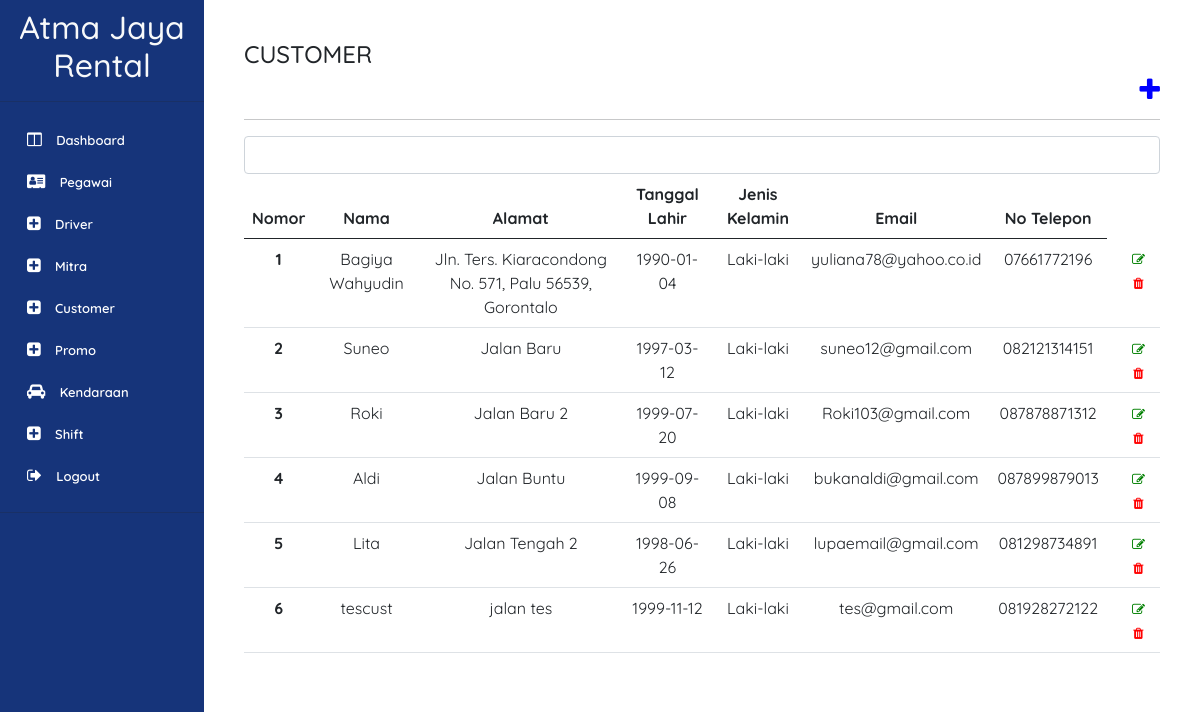
The page /page/customer.php (signed in) on the database its author committed.
### tables this page shows
CREATE TABLE `customer` (
  `ID_CUSTOMER` int(3) UNSIGNED ZEROFILL NOT NULL,
  `NAMA_CUSTOMER` varchar(100) DEFAULT NULL,
  `ALAMAT_CUSTOMER` varchar(100) DEFAULT NULL,
  `TANGGAL_LAHIR_CUSTOMER` date DEFAULT NULL,
  `JENIS_KELAMIN_CUSTOMER` varchar(100) DEFAULT NULL,
  `EMAIL_CUSTOMER` varchar(100) DEFAULT NULL,
  `PASSWORD_CUSTOMER` varchar(150) NOT NULL,
  `NO_TELP_CUSTOMER` char(15) DEFAULT NULL,
  `NOMOR_CUSTOMER` varchar(10) NOT NULL
);

### page/customer.php (the view, shortened to what this page needs)
<?php
 include '../component/sidebarAdmin.php'
?>
<!doctype html>
<html lang="en">
  <head>
    <link href="https://cdn.jsdelivr.net/npm/bootstrap@5.0.2/dist/css/bootstrap.min.css" rel="stylesheet">
    <link href="style.css" rel="stylesheet">
    <div class="container p-3 m-4 h-100" style="background-color: #FFFFFF" >
        <h4 >CUSTOMER</h4>
        <div class="d-grid gap-2">
            <a href="./tambahCustomerPage.php?id='.$data[0].'"><i style="color:blue" class="fa fa-plus fa-2x pull-right" ></i></a>
        </div>
        <hr>
            <table class="table">
                <thead>
                    <tr>
                        <th style="text-align:center"scope="col">Nomor</th>
                        <th style="text-align:center"scope="col">Nama</th>
                        <th style="text-align:center"scope="col">Alamat</th>
                        <th style="text-align:center"scope="col">Tanggal Lahir</th>
                        <th style="text-align:center"scope="col">Jenis Kelamin</th>
                        <th style="text-align:center"scope="col">Email</th>
                        <th style="text-align:center"scope="col">No Telepon</th>
                    </tr>
                </thead>
                <tbody>
                <form action="./customer.php" method="post">
                    <input type="search" class="form-control" id="nama_customer" name="nama_customer" aria-describedby="emailHelp">
                </form>
                <tbody>
                <?php
                if(isset($_POST['cari'])){
                    include('../db.php');
                    $nama_customer = $_POST['nama_customer'];
                    $query = mysqli_query($con, "SELECT * FROM customer WHERE nama_customer LIKE '%$nama_customer%'") or die(mysqli_error($con));
                }else{
                    $query = mysqli_query($con, "SELECT * FROM customer") or die(mysqli_error($con));
                }
                    if (mysqli_num_rows($query) == 0) {
                        echo '<tr> <td colspan="7"> Tidak ada data </td> </tr>';
                    }else{
                        $no = 1;
                    while($data = mysqli_fetch_array($query)){
                        echo'
    <tr style="text-align:center">
        <th scope="row">'.$no.'</th>
        <td >'.$data[1].'</td>
        <td>'.$data[2].'</td>
        <td>'.$data[3].'</td>
        <td>'.$data[4].'</td>
        <td>'.$data[5].'</td>
        <td>'.$data[7].'</td>
        <td>
            <a href="./editCustomerPage.php?id='.$data[0].'"><i style="color: green" class="fa fa-edit"></i></a>
            <a href="../process/hapusCustomerProcess.php?id='.$data[0].'"
                onClick="return confirm ( \'Ingin melakukan aksi ini?\')">
                <i style="color: red" class="fa fa-trash"></i>
            </a>
        </td>
    </tr>';
 $no++;
    }
    }
    ?>
 </tbody>
 </table>
 </div>
 </aside>
</body>
</html>

### style/style.css (style rules this page uses)
* { font-family: 'Quicksand', sans-serif; }

### component/sidebarAdmin.php (style rules this page uses)
* { font-family: "Quicksand", sans-serif; }
a { padding-left: 10px; font-size: 13px; text-decoration: none !important; color: #ffffff !important; }
i { color:white; }

### rows shown on the page
customer: NAMA_CUSTOMER "Bagiya Wahyudin", ALAMAT_CUSTOMER "Jln. Ters. Kiaracondong No. 571, Palu 56539, Gorontalo", TANGGAL_LAHIR_CUSTOMER "1990-01-04", JENIS_KELAMIN_CUSTOMER "Laki-laki", EMAIL_CUSTOMER "yuliana78@yahoo.co.id", NO_TELP_CUSTOMER "07661772196"
customer: NAMA_CUSTOMER "Suneo", ALAMAT_CUSTOMER "Jalan Baru", TANGGAL_LAHIR_CUSTOMER "1997-03-12", JENIS_KELAMIN_CUSTOMER "Laki-laki", EMAIL_CUSTOMER "suneo12@gmail.com", NO_TELP_CUSTOMER "082121314151"
customer: NAMA_CUSTOMER "Roki", ALAMAT_CUSTOMER "Jalan Baru 2", TANGGAL_LAHIR_CUSTOMER "1999-07-20", JENIS_KELAMIN_CUSTOMER "Laki-laki", EMAIL_CUSTOMER "Roki103@gmail.com", NO_TELP_CUSTOMER "087878871312"
customer: NAMA_CUSTOMER "Aldi", ALAMAT_CUSTOMER "Jalan Buntu", TANGGAL_LAHIR_CUSTOMER "1999-09-08", JENIS_KELAMIN_CUSTOMER "Laki-laki", EMAIL_CUSTOMER "bukanaldi@gmail.com", NO_TELP_CUSTOMER "087899879013"
customer: NAMA_CUSTOMER "Lita", ALAMAT_CUSTOMER "Jalan Tengah 2", TANGGAL_LAHIR_CUSTOMER "1998-06-26", JENIS_KELAMIN_CUSTOMER "Laki-laki", EMAIL_CUSTOMER "lupaemail@gmail.com", NO_TELP_CUSTOMER "081298734891"
customer: NAMA_CUSTOMER "tescust", ALAMAT_CUSTOMER "jalan tes", TANGGAL_LAHIR_CUSTOMER "1999-11-12", JENIS_KELAMIN_CUSTOMER "Laki-laki", EMAIL_CUSTOMER "tes@gmail.com", NO_TELP_CUSTOMER "081928272122"
